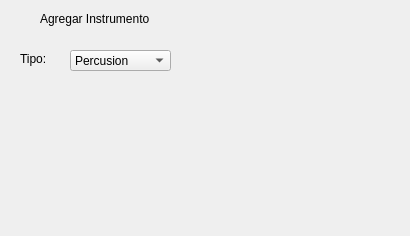
<?xml version="1.0" encoding="UTF-8"?>
<ui version="4.0">
 <class>add_instrumento</class>
 <widget class="QDialog" name="add_instrumento">
  <property name="geometry">
   <rect>
    <x>0</x>
    <y>0</y>
    <width>410</width>
    <height>236</height>
   </rect>
  </property>
  <property name="windowTitle">
   <string>Dialog</string>
  </property>
  <widget class="QLabel" name="label_2">
   <property name="geometry">
    <rect>
     <x>40</x>
     <y>10</y>
     <width>161</width>
     <height>17</height>
    </rect>
   </property>
   <property name="text">
    <string>Agregar Instrumento</string>
   </property>
  </widget>
  <widget class="QComboBox" name="comboBox">
   <property name="geometry">
    <rect>
     <x>70</x>
     <y>50</y>
     <width>101</width>
     <height>21</height>
    </rect>
   </property>
   <item>
    <property name="text">
     <string>Percusion</string>
    </property>
   </item>
   <item>
    <property name="text">
     <string>Viento</string>
    </property>
   </item>
   <item>
    <property name="text">
     <string>Madera</string>
    </property>
   </item>
  </widget>
  <widget class="QLabel" name="label_3">
   <property name="geometry">
    <rect>
     <x>20</x>
     <y>50</y>
     <width>67</width>
     <height>17</height>
    </rect>
   </property>
   <property name="text">
    <string>Tipo:</string>
   </property>
  </widget>
 </widget>
 <resources/>
 <connections/>
</ui>
